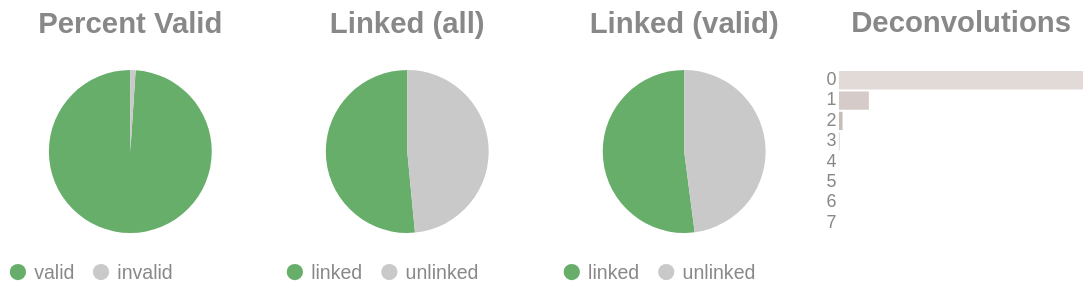

Here is the notebook cell this chart was saved with:
### Code cell
if SKIPLR:
    pass
else:
    clash = Counter()
    for i in valids['molecule'].to_list():
        _mol = i.split("-")
        if len(_mol) == 1:
            clash.update('0')
        else:
            clash.update(_mol[-1])

    _d = {"deconvolutions": [], 'count': []}
    for k,v in clash.items():
        _d['deconvolutions'].append(k)
        _d['count'].append(v)

    tot_valid = valids['reads'].sum()
    mask = valids['reads'] >= 2
    n_linked_reads = valids.filter(mask)['reads'].sum()
    if n_linked_reads == 0:
        print_html("No linked molecules (>=2 reads) were detected; skipping linked-only distributions.")
        SKIPLR = True
    else:
        perc_valid = round(tot_valid / n_reads, 4)
        linked_perc_abs = round(n_linked_reads / n_reads, 4)
        linked_perc = round(n_linked_reads / tot_valid, 4)

    _valid = pl.DataFrame({"valids": ['valid', 'invalid'], "count": [tot_valid, n_reads - tot_valid]})
    _linked_abs = pl.DataFrame({"linked (absolute)": ['linked', 'unlinked'], "count": [n_linked_reads, n_reads - n_linked_reads]})
    _linked_rel = pl.DataFrame({"linked (valids)": ['linked', 'unlinked'], "count": [n_linked_reads, tot_valid - n_linked_reads]})

    (
        alt.hconcat(
            piechart(_valid, goodval = 'valid', title = "Percent Valid"),
            piechart(_linked_abs, goodval = "linked", title =  "Linked (all)"),
            piechart(_linked_rel, goodval = "linked", title =  "Linked (valid)"),
            convolutionbar(pl.DataFrame(_d), title = "Deconvolutions"),
            center = True,
            bounds = 'flush'
        )
        .resolve_scale(color='independent')
        .resolve_legend('independent')
        .properties(usermeta={'embedOptions': {"actions": False}})
    ).display()

### Figure 1 — Vega-Lite specification as saved in the notebook (floating-point values rounded to 4 significant figures)
{"width": "container", "height": 400, "config": {"title": {"anchor": "start", "dy": -15, "fontSize": 18, "color": "#888888", "subtitleColor": "#888888", "subtitleFontSize": 14}, "arc": {"fill": "#0072B2"}, "axis": {"domainColor": "#888888", "domainWidth": 0.5, "gridWidth": 0.2, "grid": false, "titleFontWeight": 400, "titleFontSize": 15, "labelFontSize": 11, "labelColor": "#888888", "tickColor": "#888888", "tickWidth": 0.2, "titleColor": "#888888"}, "axisBand": {"grid": false}, "axisX": {"grid": true, "tickSize": 10, "domainCap": "round"}, "axisY": {"domain": false, "grid": true, "tickSize": 0, "domainCap": "round"}, "background": "transparent", "header": {"labelFontSize": 15, "labelColor": "#888888", "titleFontSize": 15, "titleFontWeight": 600, "titleColor": "#888888"}, "legend": {"labelFont": "sans-serif", "labelFontSize": 12, "labelColor": "#888888", "symbolSize": 100, "symbolType": "circle", "titleFontSize": 12, "titlePadding": 10, "titleColor": "#888888", "title": null}, "range": {"category": ["#E69F00", "#56B4E9", "#009E73", "#F0E442", "#0072B2", "#D55E00", "#CC79A7", "#000000"], "diverging": ["#cfe8f3", "#a2d4ec", "#73bfe2", "#46abdb", "#1696d2", "#12719e"]}, "area": {"fill": "#0072B2", "fillOpacity": 0.7, "line": true, "strokeOpacity": 0.7}, "line": {"color": "#0072B2", "stroke": "#0072B2", "strokeWidth": 2}, "trail": {"color": "#0072B2", "stroke": "#0072B2", "strokeWidth": 0, "size": 1}, "point": {"filled": true, "fillOpacity": 1.0, "size": 95}, "text": {"color": "#888888", "fontSize": 11, "align": "right", "fontWeight": 400, "size": 11}, "bar": {"fill": "#0072B2", "stroke": null}, "view": {"stroke": null, "continuousWidth": 660, "continuousHeight": 400}}, "hconcat": [{"data": {"name": "data-d70e2251124e190813bc910fd6051b62"}, "mark": {"type": "arc"}, "encoding": {"color": {"field": "valids", "legend": {"orient": "bottom", "title": null}, "scale": {"domain": ["valid", "invalid"], "range": ["#68ae6b", "#C9C9C9"]}, "title": "Valids", "type": "nominal"}, "theta": {"field": "count", "type": "quantitative"}, "tooltip": [{"field": "valids", "title": "Valids", "type": "ordinal"}, {"field": "percent", "format": ".2%", "title": "Percent", "type": "quantitative"}, {"field": "count", "title": "Count", "type": "quantitative"}]}, "height": 100, "title": {"text": "Percent Valid", "align": "center", "anchor": "middle"}, "transform": [{"calculate": "datum.count / 799436", "as": "percent"}], "width": 150}, {"data": {"name": "data-b33cc1230d7937167ec30e360e30ee0d"}, "mark": {"type": "arc"}, "encoding": {"color": {"field": "linked (absolute)", "legend": {"orient": "bottom", "title": null}, "scale": {"domain": ["linked", "unlinked"], "range": ["#68ae6b", "#C9C9C9"]}, "title": "Linked (Absolute)", "type": "nominal"}, "theta": {"field": "count", "type": "quantitative"}, "tooltip": [{"field": "linked (absolute)", "title": "Linked (Absolute)", "type": "ordinal"}, {"field": "percent", "format": ".2%", "title": "Percent", "type": "quantitative"}, {"field": "count", "title": "Count", "type": "quantitative"}]}, "height": 100, "title": {"text": "Linked (all)", "align": "center", "anchor": "middle"}, "transform": [{"calculate": "datum.count / 799436", "as": "percent"}], "width": 150}, {"data": {"name": "data-8f56e17718b834a78303e77d23f96edc"}, "mark": {"type": "arc"}, "encoding": {"color": {"field": "linked (valids)", "legend": {"orient": "bottom", "title": null}, "scale": {"domain": ["linked", "unlinked"], "range": ["#68ae6b", "#C9C9C9"]}, "title": "Linked (Valids)", "type": "nominal"}, "theta": {"field": "count", "type": "quantitative"}, "tooltip": [{"field": "linked (valids)", "title": "Linked (Valids)", "type": "ordinal"}, {"field": "percent", "format": ".2%", "title": "Percent", "type": "quantitative"}, {"field": "count", "title": "Count", "type": "quantitative"}]}, "height": 100, "title": {"text": "Linked (valid)", "align": "center", "anchor": "middle"}, "transform": [{"calculate": "datum.count / 791110", "as": "percent"}], "width": 150}, {"data": {"name": "data-d489016c707f39028ee9da263700bc7a"}, "mark": {"type": "bar"}, "encoding": {"color": {"field": "deconvolutions", "legend": null, "scale": {"scheme": "lightgreyred"}, "type": "nominal"}, "tooltip": [{"field": "deconvolutions", "title": "Deconvolutions", "type": "ordinal"}, {"field": "percent", "format": ".2%", "title": "Percent", "type": "quantitative"}, {"field": "count", "title": "Count", "type": "quantitative"}], "x": {"axis": null, "field": "count", "type": "quantitative"}, "y": {"field": "deconvolutions", "sort": "ascending", "title": null, "type": "nominal"}}, "height": 100, "title": {"text": "Deconvolutions", "align": "center", "anchor": "middle"}, "transform": [{"calculate": "datum.count / 512229", "as": "percent"}], "width": 150}], "bounds": "flush", "center": true, "resolve": {"legend": {"angle": "independent"}, "scale": {"color": "independent"}}, "usermeta": {"embedOptions": {"actions": false}}, "$schema": "https://vega.github.io/schema/vega-lite/v6.4.1.json", "datasets": {"data-d70e2251124e190813bc910fd6051b62": [{"valids": "valid", "count": 791110}, {"valids": "invalid", "count": 8326}], "data-b33cc1230d7937167ec30e360e30ee0d": [{"linked (absolute)": "linked", "count": 411814}, {"linked (absolute)": "unlinked", "count": 387622}], "data-8f56e17718b834a78303e77d23f96edc": [{"linked (valids)": "linked", "count": 411814}, {"linked (valids)": "unlinked", "count": 379296}], "data-d489016c707f39028ee9da263700bc7a": [{"deconvolutions": "0", "count": 449537}, {"deconvolutions": "1", "count": 55078}, {"deconvolutions": "2", "count": 6650}, {"deconvolutions": "3", "count": 820}, {"deconvolutions": "4", "count": 118}, {"deconvolutions": "5", "count": 19}, {"deconvolutions": "6", "count": 5}, {"deconvolutions": "7", "count": 2}]}}
